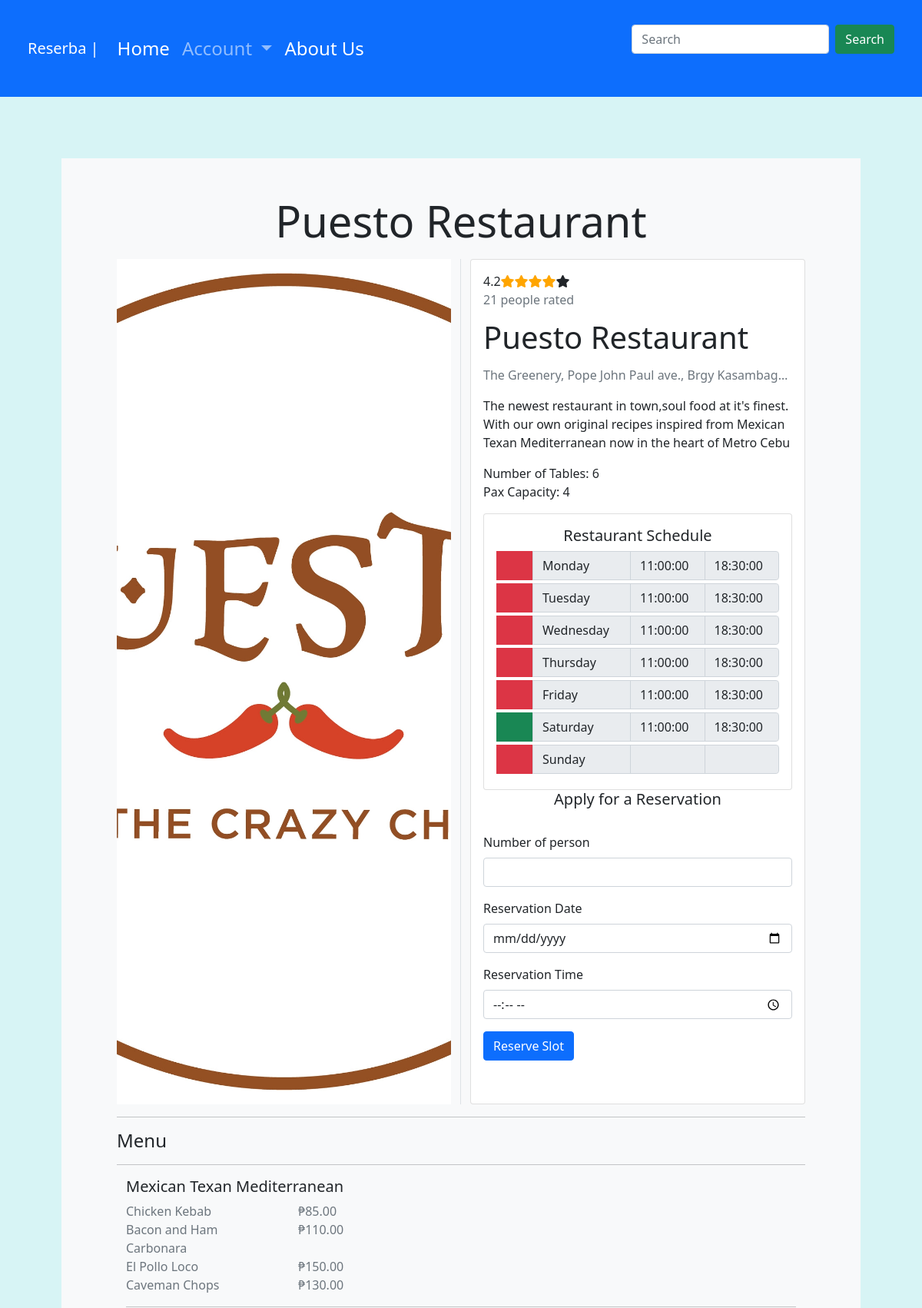
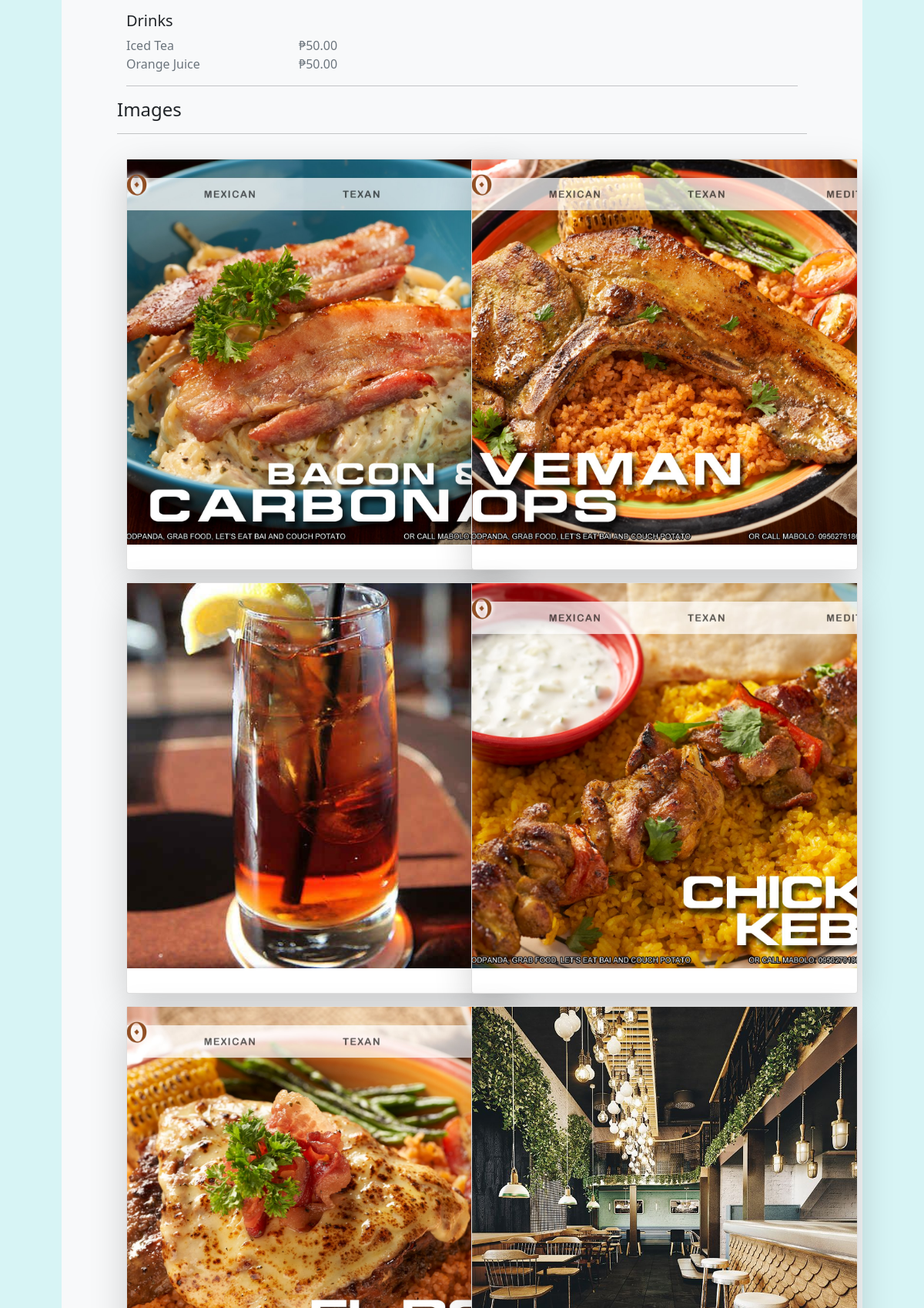
Screenshot of /public/user/restaurant.php?id=5 (signed in, upper part) with the database file from the repository (2 pictures, top to bottom).
### tables this page shows
CREATE TABLE `restaurant`(
    `restaurantID` INT NOT NULL AUTO_INCREMENT,
    `restaurant_name` VARCHAR(50) NOT NULL,
    `description` VARCHAR(255) NOT NULL,
    `address` VARCHAR(100) NOT NULL,
    `no_of_table` INT NOT NULL,
    `pax_capacity` INT NOT NULL,
    `image` VARCHAR(255) NOT NULL,
    CONSTRAINT restaurantPK PRIMARY KEY(`restaurantID`)
);

CREATE TABLE `restaurant_open` (
    `restopenID` INT NOT NULL AUTO_INCREMENT,
    `restaurantID` INT NOT NULL,
    `DoW` TINYINT NOT NULL,
    `start_time` TIME,
    `end_time` TIME,
    CONSTRAINT restopenPK PRIMARY KEY(`restopenID`),
    CONSTRAINT ro_restid_fk FOREIGN KEY(`restaurantID`)
        REFERENCES restaurant(`restaurantID`)
);

CREATE TABLE `menu` (
    `menuID` INT NOT NULL AUTO_INCREMENT,
    `restaurantID` INT NOT NULL,
    `menu_name` VARCHAR(50) NOT NULL,
    CONSTRAINT menuPK PRIMARY KEY(`menuID`),
    CONSTRAINT mn_resid_fk FOREIGN KEY(`restaurantID`)
        REFERENCES restaurant(`restaurantID`)
);

CREATE TABLE `food` (
    `foodID` INT NOT NULL AUTO_INCREMENT,
    `menuID` INT NOT NULL,
    `food_name` VARCHAR(50) NOT NULL,
    `food_price` DECIMAL(6,2) NOT NULL,
    CONSTRAINT foodPK PRIMARY KEY(`foodID`),
    CONSTRAINT fd_menuid_fk FOREIGN KEY(`menuID`)
        REFERENCES menu(`menuID`)
);

CREATE TABLE `restaurant_images` (
    `imageID` INT NOT NULL AUTO_INCREMENT,
    `restaurantID` INT NOT NULL,
    `image_name` VARCHAR(255) NOT NULL,
    CONSTRAINT imagePK PRIMARY KEY(`imageID`),
    CONSTRAINT img_restid_fk FOREIGN KEY(`restaurantID`)
        REFERENCES restaurant(`restaurantID`)
);

### public/user/restaurant.php (the view, shortened to what this page needs)
<?php
    $rID = $_GET['id'];
?>
<head>
    <link href="https://cdn.jsdelivr.net/npm/bootstrap@5.1.3/dist/css/bootstrap.min.css" rel="stylesheet">
    <link rel="stylesheet" href="https://cdnjs.cloudflare.com/ajax/libs/font-awesome/6.0.0-beta3/css/all.min.css" />
    <link rel="stylesheet" href="../stylesheets/styles.css">
</head>
<body>
    <?php include('../shared/user_header.php'); ?>
    <main style="margin:5em;">
        <div class="container bg-light ps-4 pe-4">
            <div class="container-fluid p-5">
                <div id="info-body">
                    <?php
                        $sql = "SELECT COUNT(rv.rating) AS 'numrate', ROUND(AVG(rv.rating), 1) AS 'rating', r.*, ro.start_time, ro.end_time
                                FROM restaurant r
                                JOIN reservation rv ON r.restaurantID = rv.restaurantID
                                JOIN restaurant_open ro ON r.restaurantID = ro.restaurantID
                                WHERE r.restaurantID = ?;";
                        $stmt = $con->prepare($sql);
                        $stmt->bind_param("i", $rID);
                        $stmt->execute();
                        $result = $stmt->get_result();
                        while($rest = $result->fetch_assoc()) {
                    ?>
                    <p class="display-4 text-center"><?php echo $rest['restaurant_name'] ?></p>
                    <div class="row row-cols-1 row-cols-md-3">
                        <div class="col-lg-6 col-md-6 d-flex justify-content-center border-end mb-4 mb-sm-0">
                            <div>
                                <img src="<?php echo IMG_PATH . $rest['image']; ?>" class="img-fluid" style="object-fit: cover; width: 100%; height: 100%;" />
                            </div>
                        </div>
                        <div class="col-lg-6">
                            <div class="card">
                                <div class="card-body">
                                <?php
                                    echo $rest['rating'];
                                    for($i = 0; $i < 5; $i++, $rest['rating']--) {
                                        echo $rest['rating'] >= 0.5 ?  '<span class="fa fa-star checked"></span>' : '<span class="fa fa-star"></span>';
                                    }
                                ?>
                                <div class="text-muted"><?php echo $rest['numrate']; ?> people rated</div>
                                <div class=" display-6 form-control-plaintext"><?php echo $rest['restaurant_name']; ?></div>
                                <div class="text-truncate text-muted"><?php echo $rest['address']; ?></div>
                                <div class="pt-3"><?php echo $rest['description']; ?></div>
                                <div class="pt-3">Number of Tables: <?php echo $rest['no_of_table']; ?></div>
                                <div class="pb-3">Pax Capacity: <?php echo $rest['pax_capacity']; ?></div>
                                <div class="card">
                                    <div class="card-body">
                                        <h5 class="card-title text-center">Restaurant Schedule</h5>
                                        <?php
                                            $dw = date('N');
                                            $sql = "SELECT *, (CASE WHEN CURTIME() BETWEEN ro.start_time AND ro.end_time AND ro.DoW = ? THEN 'open' ELSE 'close' END) 'status'
                                                    FROM restaurant_open ro
                                                    WHERE restaurantID=?";
                                            $stmt = $con->prepare($sql);
                                            $stmt->bind_param("ii", $dw, $rID);
                                            $stmt->execute();
                                            $result = $stmt->get_result();
                                            for($i=0; $sched = $result->fetch_assoc(); $i++) {
                                        ?>
                                        <div class="input-group mb-1">
                                            <?php $color =  $sched['status'] == 'open' ? 'bg-success' : 'bg-danger'; ?>
                                            <a class="<?php echo $color; ?> sched-edit" style="width: 3em;" id="sched-edit" data-bs-toggle="modal" data-bs-target="#edit-sched-modal" status="<?php echo $sched['status']; ?>" href=""></a>
                                            <span class="input-group-text" style="width: 8em"><?php echo date('l', strtotime('Monday+'. $i . ' day'));?></span>
                                            <span type="time" class="form-control" name="opentime1" readonly><?php echo $sched['start_time']; ?></span>
                                            <span type="time" class="form-control" name="closetime1" readonly><?php echo $sched['end_time']; ?></span>
                                        </div>
                                        <?php } ?>
                                    </div>
                                    </div>
                                    <div>
                                        <h5 class="card-title text-center">Apply for a Reservation</h5>
                                        <form class="row g-3 py-4" id="reserve-form" method="POST">
                                            <div class="col-md-12">
                                                <label for="pax" class="form-label">Number of person</label>
                                                <input type="number" required class="form-control" id="pax" oninput="this.value = this.value.replace(/[^0-9.]/g, '').replace(/(\..*?)\..*/g, '$1');" max="<?php echo $rest['pax_capacity']; ?>" min="1" name="pax">
                                            </div>
                                            <div class="col-md-12">
                                                <label for="date" class="form-label">Reservation Date</label>
                                                <input type="date" required class="form-control" id="date" name="date" min="<?php echo date('Y-m-d'); ?>">
                                            </div>
                                            <div class="col-12">
                                                <label for="time" class="form-label">Reservation Time</label>
                                                <input type="time" required class="form-control" id="time" name="time" min="<?php echo substr($rest['start_time'], 0, 5) ?>" max="<?php echo substr($rest['end_time'], 0, 5) ?>">
                                            </div>
                                            <div class="col-12">
                                                <button id="submit" name="submit" type="submit" class="btn btn-primary">Reserve Slot</button>
                                            </div>
                                        </form>
                                    </div>
                                </div>
                            </div>
                        </div>
                    </div>
                </div>
                <?php  } ?>
                <div id="menu-body">
                    <hr><div class="h4">Menu</div><hr>
                    <div class="container">
                        <?php
                            $sql =  "SELECT * FROM menu WHERE restaurantID=?";
                            $stmt = $con->prepare($sql);
                            $stmt->bind_param("i", $rID);
                            $stmt->execute();
                            $result = $stmt->get_result();
                            while($menu = $result->fetch_assoc()) {
                                $mID = $menu['menuID']; ?>
                        <div class="row">
                            <div class="col h5 menu-edit">
                                <?php echo $menu['menu_name']; ?>
                            </div>
                        </div>
                            <?php
                                $sql = "SELECT * FROM food WHERE menuID=?";
                                $stmt = $con->prepare($sql);
                                $stmt->bind_param("i", $mID);
                                $stmt->execute();
                                $res = $stmt->get_result();
                                while($food = $res->fetch_assoc()) {
                            ?>
                        <div class="row">
                            <div class="col-md-3 text-muted"><?php echo $food['food_name']; ?></div>
                            <div class="col text-muted">₱<?php echo $food['food_price']; ?></div>
                        </div>
                        <?php
                                }
                                echo '<hr>';
                            }
                        ?>
                    </div>
                </div>
                <div id="imgs-body">
                    <div class="h4">Images</div><hr>
                    <div class="container">
                        <div class="row row-cols-1 row-cols-md-2">
                        <?php
                            $stmt = $con->prepare("SELECT * FROM restaurant_images WHERE restaurantID=?");
                            $stmt->bind_param("i", $rID);
                            $stmt->execute();
                            $result = $stmt->get_result();
                            while($img = $result->fetch_assoc()) {
                        ?>
                            <div class="col pt-3">
                                <div class="card shadow-lg ndx" style="width: 31.4rem;">
                                    <img src="<?php echo IMG_PATH . $img['image_name'] ?>" style="height: 500px; width:500px; object-fit: cover;"/>
                                    <div class="card-body">
                                    </div>
                                </div>
                            </div>
                        <?php } ?>
                        </div>
                    </div>
                </div>
            </div>
        </div>
    </main>
</body>

### public/stylesheets/styles.css (style rules this page uses)
main { background-color: #D7F4F5; }
body { margin: 0; padding: 0; background: #D7F4F5 !important; }
.checked { color: orange; }
.card.ndx { border-radius: 4px; transition: .5s transform cubic-bezier(.155,1.105,.295,1.12),.3s box-shadow,.3s -webkit-transform cubic-bezier(.155,1.105,.295,1.12); cursor: pointer; }

### rows the page displays
restaurant: restaurant_name "Puesto Restaurant", image (picture), rating "4.2", numrate "21", address "The Greenery, Pope John Paul ave., Brgy Kasambag…", description "The newest restaurant in town,soul food at it's finest. With our own original recipes inspired from Mexican Texan Mediterranean now in the heart of Metro Cebu", no_of_table "6", pax_capacity "4"
restaurant_open: i "Monday", start_time "11:00:00", end_time "18:30:00"
restaurant_open: i "Tuesday", start_time "11:00:00", end_time "18:30:00"
restaurant_open: i "Wednesday", start_time "11:00:00", end_time "18:30:00"
restaurant_open: i "Thursday", start_time "11:00:00", end_time "18:30:00"
restaurant_open: i "Friday", start_time "11:00:00", end_time "18:30:00"
restaurant_open: i "Saturday", start_time "11:00:00", end_time "18:30:00"
restaurant_open: i "Sunday"
menu: menu_name "Mexican Texan Mediterranean"
food: food_name "Chicken Kebab", food_price "85.00"
food: food_name "Bacon and Ham Carbonara", food_price "110.00"
food: food_name "El Pollo Loco", food_price "150.00"
food: food_name "Caveman Chops", food_price "130.00"
menu: menu_name "Drinks"
food: food_name "Iced Tea", food_price "50.00"
food: food_name "Orange Juice", food_price "50.00"
restaurant_images: image_name (picture)
restaurant_images: image_name (picture)
restaurant_images: image_name (picture)
restaurant_images: image_name (picture)
restaurant_images: image_name (picture)
restaurant_images: image_name (picture)
